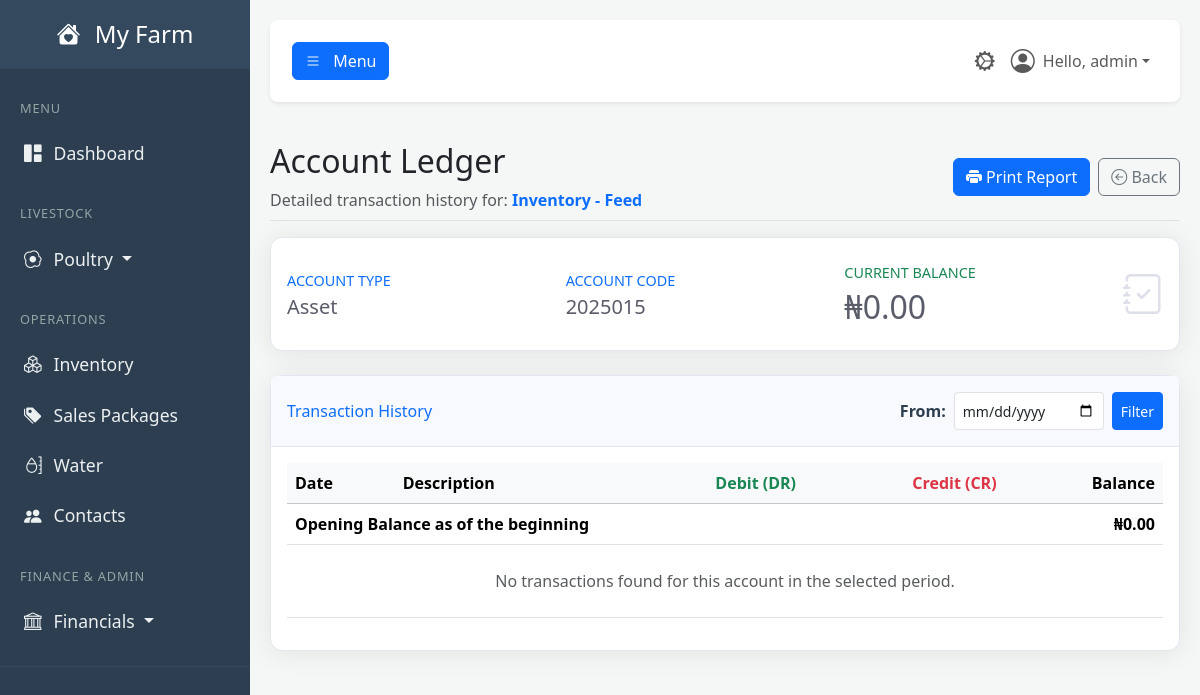
The app's page /financials/ledger/36 (signed in), older data.
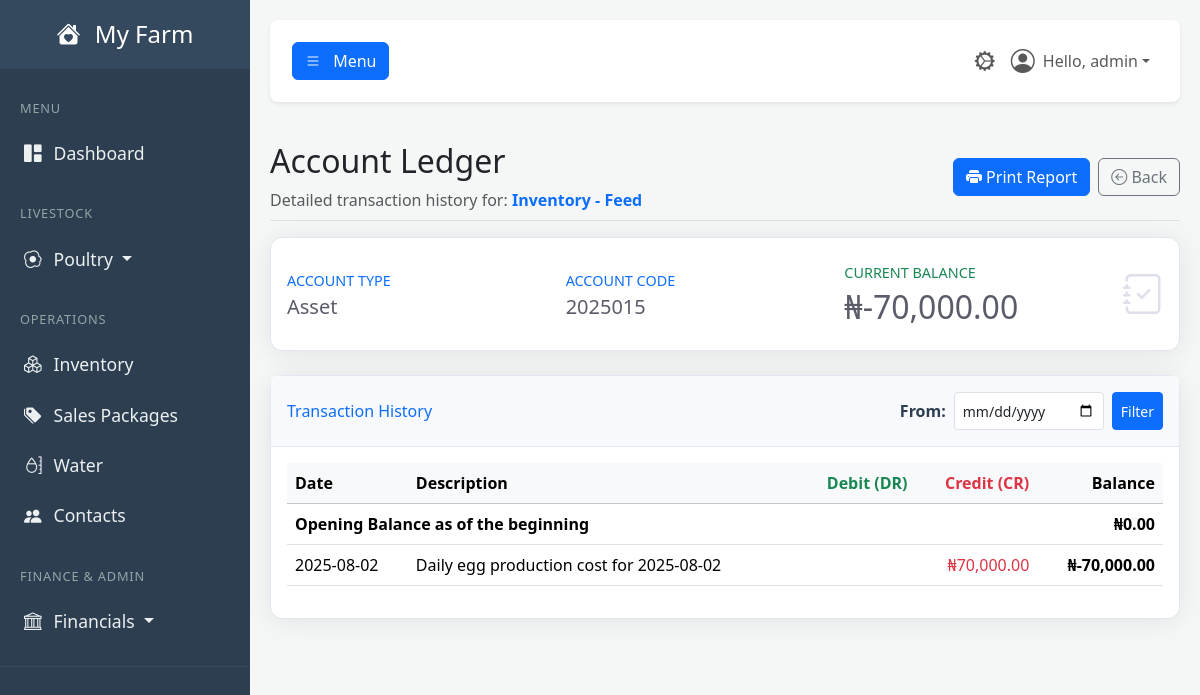
The same page, newer data.
### tables this page shows
CREATE TABLE journal_entries (
            id INTEGER PRIMARY KEY,
            transaction_date TEXT NOT NULL,
            description TEXT NOT NULL,
            debit_account_id INTEGER NOT NULL,
            credit_account_id INTEGER NOT NULL,
            amount REAL NOT NULL,
            created_by_user_id INTEGER NOT NULL,
            related_contact_id INTEGER,
            related_sale_id INTEGER, -- Links back to a specific sale
            created_at TIMESTAMP DEFAULT CURRENT_TIMESTAMP, is_closed INTEGER DEFAULT 0,
            FOREIGN KEY (debit_account_id) REFERENCES accounts (id),
            FOREIGN KEY (credit_account_id) REFERENCES accounts (id),
            FOREIGN KEY (created_by_user_id) REFERENCES users (id),
            FOREIGN KEY (related_contact_id) REFERENCES contacts (id),
            FOREIGN KEY (related_sale_id) REFERENCES sales (id)
        );

### app.py (the view)
@app.route('/financials/ledger/<int:account_id>')
@login_required
@permission_required('view_bookkeeping')
def account_ledger(account_id):
    db = get_db()
    account_row = db.execute("SELECT * FROM accounts WHERE id = ?", (account_id,)).fetchone()
    if not account_row:
        flash("Account not found.", "danger")
        return redirect(url_for('chart_of_accounts'))
    account = dict(account_row)
    balance_row = db.execute("SELECT (SELECT COALESCE(SUM(amount), 0) FROM journal_entries WHERE debit_account_id = ?) - (SELECT COALESCE(SUM(amount), 0) FROM journal_entries WHERE credit_account_id = ?) as current_balance", (account_id, account_id)).fetchone()
    current_balance = balance_row['current_balance'] if balance_row else 0
    account['balance'] = -current_balance if account['type'] in ['Liability', 'Equity', 'Revenue'] else current_balance
    start_date = request.args.get('start_date', date.today().replace(month=1, day=1).strftime('%Y-%m-%d'))
    opening_balance_row = db.execute("SELECT (SELECT COALESCE(SUM(amount), 0) FROM journal_entries WHERE debit_account_id = ? AND transaction_date < ?) - (SELECT COALESCE(SUM(amount), 0) FROM journal_entries WHERE credit_account_id = ? AND transaction_date < ?) as opening_balance", (account_id, start_date, account_id, start_date)).fetchone()
    opening_balance = opening_balance_row['opening_balance'] if opening_balance_row else 0
    transactions = db.execute("SELECT transaction_date as date, description, CASE WHEN debit_account_id = ? THEN amount ELSE 0 END as debit, CASE WHEN credit_account_id = ? THEN amount ELSE 0 END as credit FROM journal_entries WHERE (debit_account_id = ? OR credit_account_id = ?) AND transaction_date >= ? ORDER BY transaction_date ASC, id ASC", (account_id, account_id, account_id, account_id, start_date)).fetchall()
    running_balance = opening_balance
    ledger_entries = []
    for tx_row in transactions:
        tx = dict(tx_row)
        running_balance += tx['debit'] - tx['credit']
        tx['running_balance'] = running_balance
        ledger_entries.append(tx)
    return render_template('account_ledger.html', user=g.user, account=account, ledger_entries=ledger_entries, opening_balance=opening_balance)

### app.py (called while the page is built)
def get_db():
    if 'db' not in g:
        g.db = sqlite3.connect(DATABASE)
        g.db.row_factory = sqlite3.Row
    return g.db

def login_required(f):
    @wraps(f)
    def decorated_function(*args, **kwargs):
        if 'user_id' not in session:
            flash('Please log in to access this page.', 'warning')
            return redirect(url_for('login'))
        g.user = User.get_by_id(session['user_id'])
        if not g.user:
            session.clear()
            return redirect(url_for('login'))
        return f(*args, **kwargs)
    return decorated_function

def permission_required(permission_name):
    def decorator(f):
        @wraps(f)
        def decorated_function(*args, **kwargs):
            if not hasattr(g, 'user') or not g.user.has_permission(permission_name):
                flash('You do not have the required permission.', 'danger')
                return redirect(url_for('dashboard'))
            return f(*args, **kwargs)
        return decorated_function
    return decorator

### templates/account_ledger.html (shortened to what the changed rows need)
{% extends "base.html" %}
{% block content %}
    <div class="printable-area">
        <div class="d-flex justify-content-between flex-wrap flex-md-nowrap align-items-center pt-3 pb-2 mb-3 border-bottom">
            <div>
                <h1 class="h2">Account Ledger</h1>
            </div>
        </div>
        <div class="row">
            <div class="col-lg-12 mb-4">
                <div class="card shadow h-100 py-2 report-card">
                    <div class="card-body">
                        <div class="row no-gutters align-items-center">
                            <div class="col">
                                <div class="text-xs font-weight-bold text-success text-uppercase mb-1">Current Balance</div>
                                <div class="h2 mb-0 font-weight-bold text-gray-800">₦{{ '{:,.2f}'.format(account.balance) }}</div>
                            </div>
                        </div>
                    </div>
                </div>
            </div>
        </div>
        <div class="card shadow report-card">
            <div class="card-body">
                <div class="table-responsive">
                    <table class="table">
                        <thead class="table-light">
                            <tr>
                                <th>Date</th>
                                <th>Description</th>
                                <th class="text-end text-success">Debit (DR)</th>
                                <th class="text-end text-danger">Credit (CR)</th>
                                <th class="text-end">Balance</th>
                            </tr>
                        </thead>
                        <tbody>
                            {% for entry in ledger_entries %}
                            <tr>
                                <td>{{ entry.date }}</td>
                                <td>{{ entry.description }}</td>
                                <td class="text-end text-success">
                                </td>
                                <td class="text-end text-danger">
                                    {% if entry.credit > 0 %}₦{{ '{:,.2f}'.format(entry.credit) }}{% endif %}
                                </td>
                                <td class="text-end fw-bold">₦{{ '{:,.2f}'.format(entry.running_balance) }}</td>
                            </tr>
                            {% else %}
                            <tr><td colspan="5" class="text-center text-muted py-4">No transactions found for this account in the selected period.</td></tr>
                            {% endfor %}
                        </tbody>
                    </table>
                </div>
            </div>
        </div>
    </div>
{% endblock %}

Row changes from the older to the newer data that the page shows:
added journal_entries: date "2025-08-02", description "Daily egg production cost for 2025-08-02", credit "70,000.00", running_balance "-70,000.00"
Text that changed along with them:
{{ '{:,.2f}'.format(account.balance) }}: "0.00" → "-70,000.00"
text no longer shown: "No transactions found for this account in the selected period."
